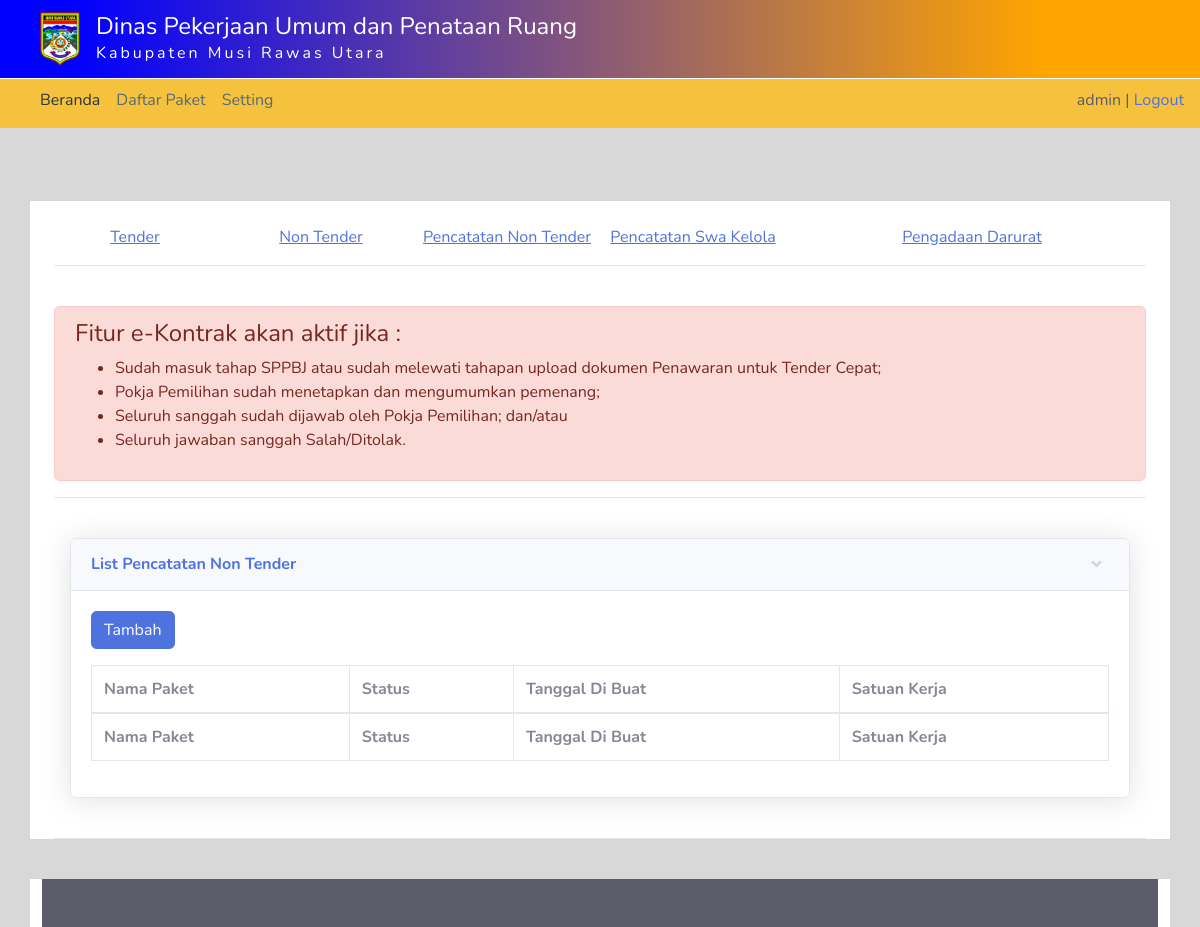
The app's page /admin/pencatatan-non-tender (signed in), older data.
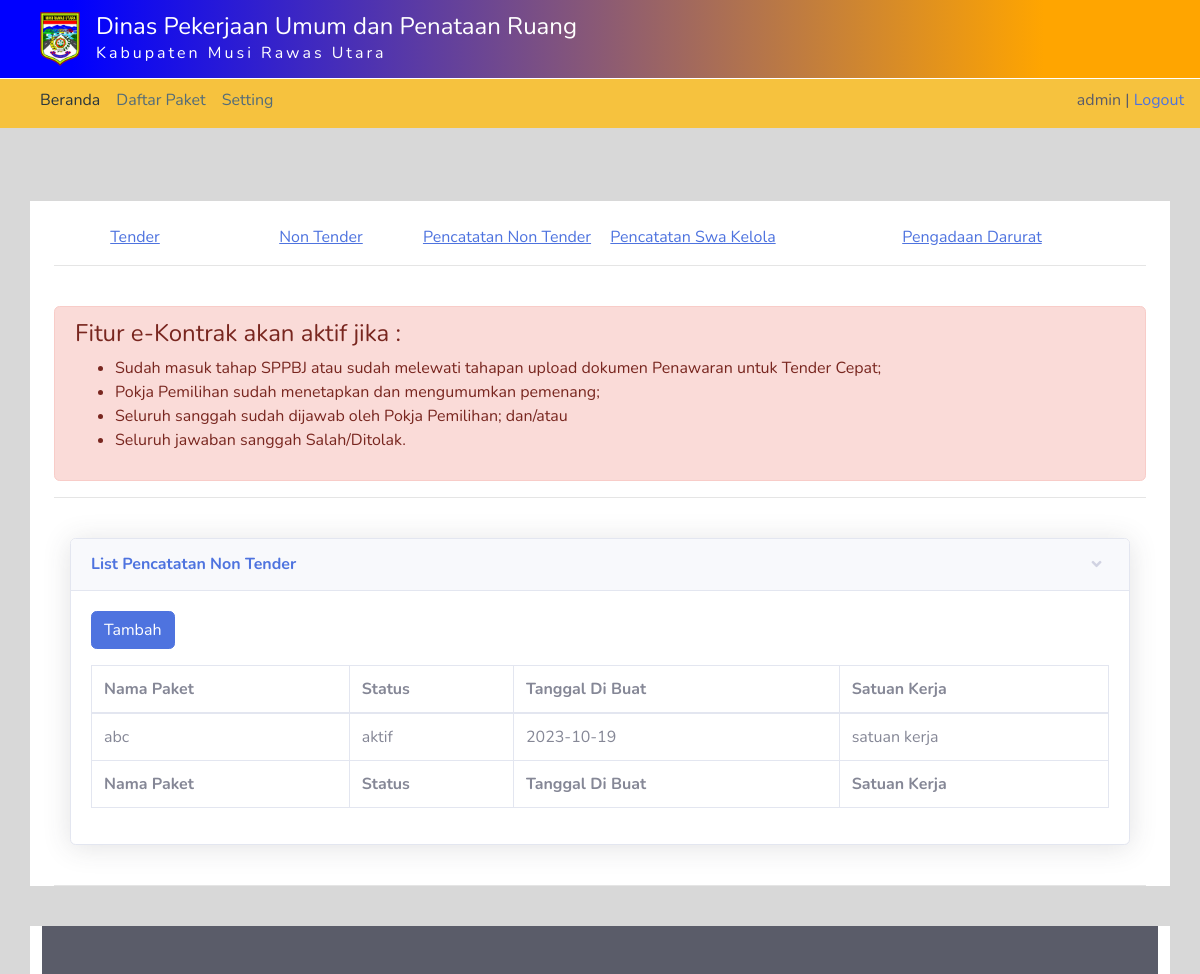
The same page, newer data.
### tables this page shows
CREATE TABLE `pencatatan_non_tender` (
  `id` int(11) NOT NULL,
  `nama_paket` varchar(255) NOT NULL,
  `status` varchar(100) NOT NULL,
  `tanggal_dibuat` date NOT NULL,
  `satuan_kerja` varchar(255) NOT NULL
);

### admin/include/pencatatan_non_tender.php (the view)
<div class="container-fluid">
    <div class="row">
        <div class="col-lg-12">
            <div class="card shadow mb-4">
                <a href="#collapseCard1" class="d-block card-header py-3" data-toggle="collapse" role="button" aria-expanded="true" aria-controls="collapseCard1">
                    <h6 class="m-0 font-weight-bold text-primary">List Pencatatan Non Tender</h6>
                </a>
                <div class="collapse show " id="collapseCard1">
                    <div class="card-body scroll">
                        <p> <a href="add-pencatatan-non-tender" class="btn btn-primary"> Tambah </a> </p>
                        <div class="table-responsive">
                            <table class="table table-bordered" id="dataTable" width="100%" cellspacing="0">
                                <thead>
                                <tr>
                                    <th>Nama Paket</th>
                                    <th>Status</th>
                                    <th>Tanggal Di Buat</th>
                                    <th>Satuan Kerja</th>
                                </tr>
                                </thead>
                                <tfoot>
                                <tr>
                                    <th>Nama Paket</th>
                                    <th>Status</th>
                                    <th>Tanggal Di Buat</th>
                                    <th>Satuan Kerja</th>
                                </tr>
                                </tfoot>
                                <tbody>
                                <?php
                                $sql = mysqli_query($koneksi,"select * from pencatatan_non_tender");
                                while($data = mysqli_fetch_array($sql)){
                                ?>
                                <tr>
                                    <td><?php echo $data['nama_paket']; ?></td>
                                    <td><?php echo $data['status']; ?></td>
                                    <td><?php echo $data['tanggal_dibuat']; ?></td>
                                    <td><?php echo $data['satuan_kerja'];?></td>
                                </tr>
                                <?php } ?>
                                </tbody>
                            </table>
                        </div>
                    </div>
                </div>
            </div>
        </div>
    </div>
</div>

### admin/dashboard.php (shortened to what this page needs)
<?php
if(empty($_SESSION['username'])){
    echo "<h1>Session Expired!</h1>";
}else{
?>
<html lang="en">
<head>
    <link href="../css/public-app.css" rel="stylesheet">
    <link href="css/sb-admin-2.min.css" rel="stylesheet">
    <link href="vendor/datatables/dataTables.bootstrap4.min.css" rel="stylesheet">
    <link href="vendor/fontawesome-free/css/all.min.css" rel="stylesheet" type="text/css">
</head>
<body id="public-5"  style="background-color:#D8D8D8;">
    <div class="p-0" style="min-height: 100vh;">
        <nav id="nav-menu" class="navbar navbar-expand-lg navbar-dark bg-blue-2 fixed-top"
            style="border-bottom: 1px solid #fff">
            <div class="px-3 py-1 d-flex flex-row">
                <div class="px-2"> <img class="d-none d-sm-block mr-2" src="../img/logo-kab.png" width="40" height="auto">
                    <img class="d-block d-sm-none mr-2" src="../img/logo-kab.png" width="30" height="auto"> </div>
                <div class="text-white">
                    <h4 class="d-none d-sm-block title mb-0">Dinas Pekerjaan Umum dan Penataan Ruang </h4>
                    <div class="d-none d-sm-block" style="letter-spacing: 3px;">Kabupaten Musi Rawas Utara</div>
                </div>
            </div>
        </nav>
        <br><br><br>
        <nav class="navbar navbar-expand-lg navbar-warning bg-warning">
            <div class="collapse navbar-collapse" id="navbarText">
                <ul class="navbar-nav mr-auto">
                <li class="nav-item active">
                    <a class="nav-link" href="dashboard">Beranda <span class="sr-only">(current)</span></a>
                </li>
                <li class="nav-item ">
                    <a class="nav-link" href="tender">Daftar Paket</a>
                </li>
                <li class="nav-item">
                    <a class="nav-link" href="#">Setting</a>
                </li>
                </ul>
                <span class="navbar-text text-dark">
                <?php echo $_SESSION['username']; ?> | <a href="logout">  Logout </a>
                </span>
            </div>
        </nav>
        <div class="p-0 d-flex flex-column flex-wrap">
            <div id="content">
                <div class="container container-bigger bg-white">
                    <br>
                        <div class="row">
                                <div class="col-2 px-2 text-center text-dark">
                                    <a href="tender"><u>Tender</u></a>
                                </div>
                                <div class="col-2 px-2 text-center text-dark">
                                <a href="non_tender"><u>Non Tender</u></a>
                                </div>
                                <div class="col-2 px-2 text-center text-dark">
                                    <a href="pencatatan-non-tender"><u>Pencatatan Non Tender</u></a>
                                </div>
                                <div class="col-2 px-2 text-center text-dark">
                                    <a href="pencatatan-swakelola"><u>Pencatatan Swa Kelola</u></a>
                                </div>
                                <div class="col-4 px-2 text-center text-dark">
                                    <a href="pengadaan-darurat"><u>Pengadaan Darurat</u></a>
                                </div>
                        </div>
                        <hr>
                        <br>
                        <div class="alert alert-danger" role="alert">
                            <h4>Fitur e-Kontrak akan aktif jika : </h4>
                            <ul>
                                <li>Sudah masuk tahap SPPBJ atau sudah melewati tahapan upload dokumen Penawaran untuk Tender Cepat;</li>
                                <li>Pokja Pemilihan sudah menetapkan dan mengumumkan pemenang; </li>
                                <li>Seluruh sanggah sudah dijawab oleh Pokja Pemilihan; dan/atau </li>
                                <li>Seluruh jawaban sanggah Salah/Ditolak.</li>
                            </ul>
                        </div>
                        <hr>
                        <br>
                        <div class="row">
                            <div class="col-12 px-1">
                                    <?php include "content.php"; ?>
                            </div>
                        </div>
                        <hr>
                </div>
            </div>
            <div class="container container-bigger bg-white">
                <div class="row">
                    <div class="col-12 px-0">
                        <h6 class="bg-dark text-center text-white py-4 mb-0"
                            style="text-transform: uppercase;letter-spacing: 3px">  </h6>
                    </div>
                </div>
            </div>
        </div>
    </div>
</body>
</html>
<?php } ?>

### admin/content.php (shortened to what this page needs)
<?php
if($_GET['menu'] == 'pencatatan_non_tender'){
    include "include/pencatatan_non_tender.php" ;
}
?>

Row changes from the older to the newer data that the page shows:
added pencatatan_non_tender: nama_paket "abc", status "aktif", tanggal_dibuat "2023-10-19", satuan_kerja "satuan kerja"
